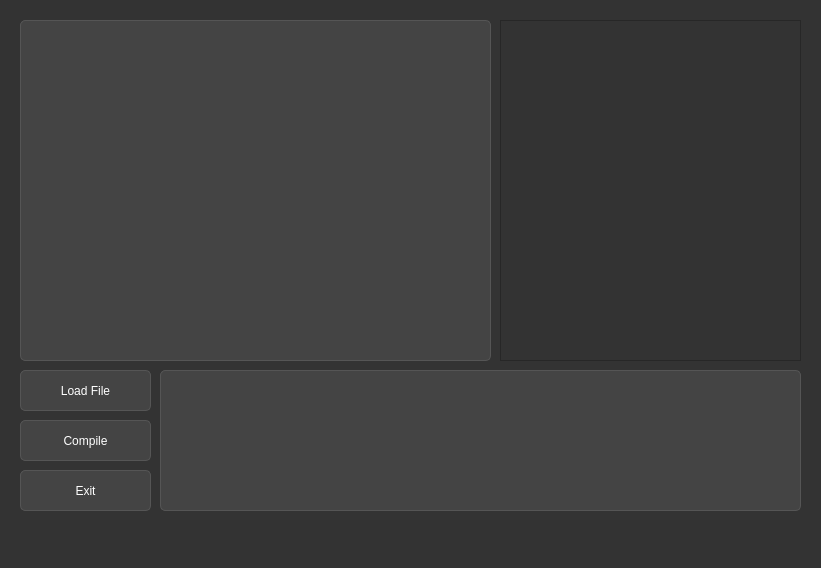
<?xml version="1.0" encoding="UTF-8"?>
<ui version="4.0">
 <class>MainWindow</class>
 <widget class="QMainWindow" name="MainWindow">
  <property name="geometry">
   <rect>
    <x>0</x>
    <y>0</y>
    <width>821</width>
    <height>568</height>
   </rect>
  </property>
  <property name="windowTitle">
   <string>MainWindow</string>
  </property>
  <property name="styleSheet">
   <string notr="true">/* Hoja de estilos de modo oscuro usado en estos programas */

/* Estilos generales para el modo oscuro */
QWidget {
    background-color: #333; /* Color de fondo principal */
    color: #FFF; /* Color de texto principal */
}

QLabel {
    color: #FFF; /* Color de texto para etiquetas */
}

QPushButton {
    background-color: #444; /* Color de fondo para botones */
    color: #FFF; /* Color de texto para botones */
    border: 1px solid #555; /* Borde de botones */
    border-radius: 5px; /* Bordes redondeados */
    padding: 5px 10px; /* Espaciado interno */
}

/* Cambiar el color de fondo de los botones cuando se presionan */
QPushButton:pressed {
    background-color: #666;
}

/* Cambiar el color de fondo de los botones cuando se pasan por encima */
QPushButton:hover {
    background-color: #555;
}

/* Cambiar el color de fondo de los botones cuando están deshabilitados */
QPushButton:disabled {
    background-color: #888;
    color: #AAA;
}

/* Estilos para barras de desplazamiento */
QScrollBar:vertical {
    border: 1px solid #555; /* Borde de la barra de desplazamiento vertical */
    background: #333; /* Color de fondo de la barra de desplazamiento vertical */
    width: 12px; /* Ancho de la barra de desplazamiento vertical */
    margin: 0px 0px 0px 0px;
}

QScrollBar::handle:vertical {
    background: #555; /* Color de fondo del mango de la barra de desplazamiento vertical */
    min-height: 20px; /* Altura mínima del mango de la barra de desplazamiento vertical */
    border-radius: 6px; /* Bordes redondeados del mango de la barra de desplazamiento vertical */
}

QScrollBar::add-line:vertical {
    height: 12px;
    subcontrol-position: bottom;
    subcontrol-origin: margin;
}

QScrollBar::sub-line:vertical {
    height: 12px;
    subcontrol-position: top;
    subcontrol-origin: margin;
}

/* Cambiar el color de fondo del campo de texto (QLineEdit) */
QLineEdit {
    background-color: #444;
    color: #FFF;
    border: 1px solid #555;
    border-radius: 5px;
    padding: 3px;
}

/* Cambiar el color de fondo del campo de texto (QTextEdit) */
QTextEdit {
    background-color: #444;
    color: #FFF;
    border: 1px solid #555;
    border-radius: 5px;
    padding: 3px;
}

/* Cambiar el color de fondo de las áreas de texto (QPlainTextEdit) */
QPlainTextEdit {
    background-color: #444;
    color: #FFF;
    border: 1px solid #555;
    border-radius: 5px;
    padding: 3px;
}

/* Cambiar el color de fondo de las casillas de verificación (QCheckBox) */
QCheckBox::indicator {
    background-color: #444;
    border: 1px solid #555;
    width: 15px;
    height: 15px;
}

/* Cambiar el color de fondo de los botones de radio (QRadioButton) */
QRadioButton::indicator {
    background-color: #444;
    border: 1px solid #555;
    width: 15px;
    height: 15px;
}

/* Cambiar el color de fondo de las barras de progreso (QProgressBar) */
QProgressBar {
    background-color: #444;
    color: #FFF;
    border: 1px solid #555;
    border-radius: 5px;
    text-align: center;
}

/* Cambiar el color de fondo de los menús emergentes (QMenu) */
QMenu {
    background-color: #333;
    color: #FFF;
    border: 1px solid #555;
}

/* Cambiar el color de fondo de los elementos de menú (QMenuItem) */
QMenu::item {
    background-color: transparent;
}

/* Cambiar el color de fondo de los elementos de menú cuando se pasan por encima */
QMenu::item:selected {
    background-color: #555;
}

/* Cambiar el color de fondo de las barras de menú (QMenuBar) */
QMenuBar {
    background-color: #333;
    color: #FFF;
}

/* Cambiar el color de fondo de los elementos de barra de menú (QMenuBarItem) */
QMenuBar::item {
    background-color: transparent;
}

/* Cambiar el color de fondo de los elementos de barra de menú cuando se pasan por encima */
QMenuBar::item:selected {
    background-color: #555;
}</string>
  </property>
  <widget class="QWidget" name="centralwidget">
   <widget class="QTextEdit" name="code_display">
    <property name="geometry">
     <rect>
      <x>20</x>
      <y>20</y>
      <width>471</width>
      <height>341</height>
     </rect>
    </property>
    <property name="font">
     <font>
      <family>JetBrains Mono</family>
      <pointsize>10</pointsize>
      <weight>50</weight>
      <bold>false</bold>
     </font>
    </property>
    <property name="styleSheet">
     <string notr="true"/>
    </property>
   </widget>
   <widget class="QPushButton" name="compile_button">
    <property name="geometry">
     <rect>
      <x>20</x>
      <y>420</y>
      <width>131</width>
      <height>41</height>
     </rect>
    </property>
    <property name="text">
     <string>Compile</string>
    </property>
   </widget>
   <widget class="QPushButton" name="load_file_button">
    <property name="geometry">
     <rect>
      <x>20</x>
      <y>370</y>
      <width>131</width>
      <height>41</height>
     </rect>
    </property>
    <property name="text">
     <string>Load File</string>
    </property>
   </widget>
   <widget class="QTextEdit" name="logs_display">
    <property name="enabled">
     <bool>true</bool>
    </property>
    <property name="geometry">
     <rect>
      <x>160</x>
      <y>370</y>
      <width>641</width>
      <height>141</height>
     </rect>
    </property>
    <property name="font">
     <font>
      <family>Ubuntu</family>
      <pointsize>8</pointsize>
      <weight>50</weight>
      <italic>true</italic>
      <bold>false</bold>
     </font>
    </property>
    <property name="cursor" stdset="0">
     <cursorShape>ArrowCursor</cursorShape>
    </property>
    <property name="html">
     <string>&lt;!DOCTYPE HTML PUBLIC &quot;-//W3C//DTD HTML 4.0//EN&quot; &quot;http://www.w3.org/TR/REC-html40/strict.dtd&quot;&gt;
&lt;html&gt;&lt;head&gt;&lt;meta name=&quot;qrichtext&quot; content=&quot;1&quot; /&gt;&lt;style type=&quot;text/css&quot;&gt;
p, li { white-space: pre-wrap; }
&lt;/style&gt;&lt;/head&gt;&lt;body style=&quot; font-family:'Ubuntu'; font-size:8pt; font-weight:400; font-style:italic;&quot;&gt;
&lt;p style=&quot;-qt-paragraph-type:empty; margin-top:0px; margin-bottom:0px; margin-left:0px; margin-right:0px; -qt-block-indent:0; text-indent:0px; font-family:'JetBrains Mono'; font-size:10pt; font-weight:600; font-style:normal;&quot;&gt;&lt;br /&gt;&lt;/p&gt;&lt;/body&gt;&lt;/html&gt;</string>
    </property>
   </widget>
   <widget class="QTreeView" name="token_view">
    <property name="geometry">
     <rect>
      <x>500</x>
      <y>20</y>
      <width>301</width>
      <height>341</height>
     </rect>
    </property>
    <property name="sizeIncrement">
     <size>
      <width>0</width>
      <height>0</height>
     </size>
    </property>
    <property name="baseSize">
     <size>
      <width>0</width>
      <height>0</height>
     </size>
    </property>
    <property name="font">
     <font>
      <family>Ubuntu</family>
      <pointsize>10</pointsize>
      <italic>true</italic>
     </font>
    </property>
    <attribute name="headerVisible">
     <bool>true</bool>
    </attribute>
   </widget>
   <widget class="QPushButton" name="exit_button">
    <property name="geometry">
     <rect>
      <x>20</x>
      <y>470</y>
      <width>131</width>
      <height>41</height>
     </rect>
    </property>
    <property name="text">
     <string>Exit</string>
    </property>
   </widget>
  </widget>
  <widget class="QMenuBar" name="menubar">
   <property name="geometry">
    <rect>
     <x>0</x>
     <y>0</y>
     <width>821</width>
     <height>22</height>
    </rect>
   </property>
  </widget>
  <widget class="QStatusBar" name="statusbar"/>
 </widget>
 <resources/>
 <connections/>
</ui>
